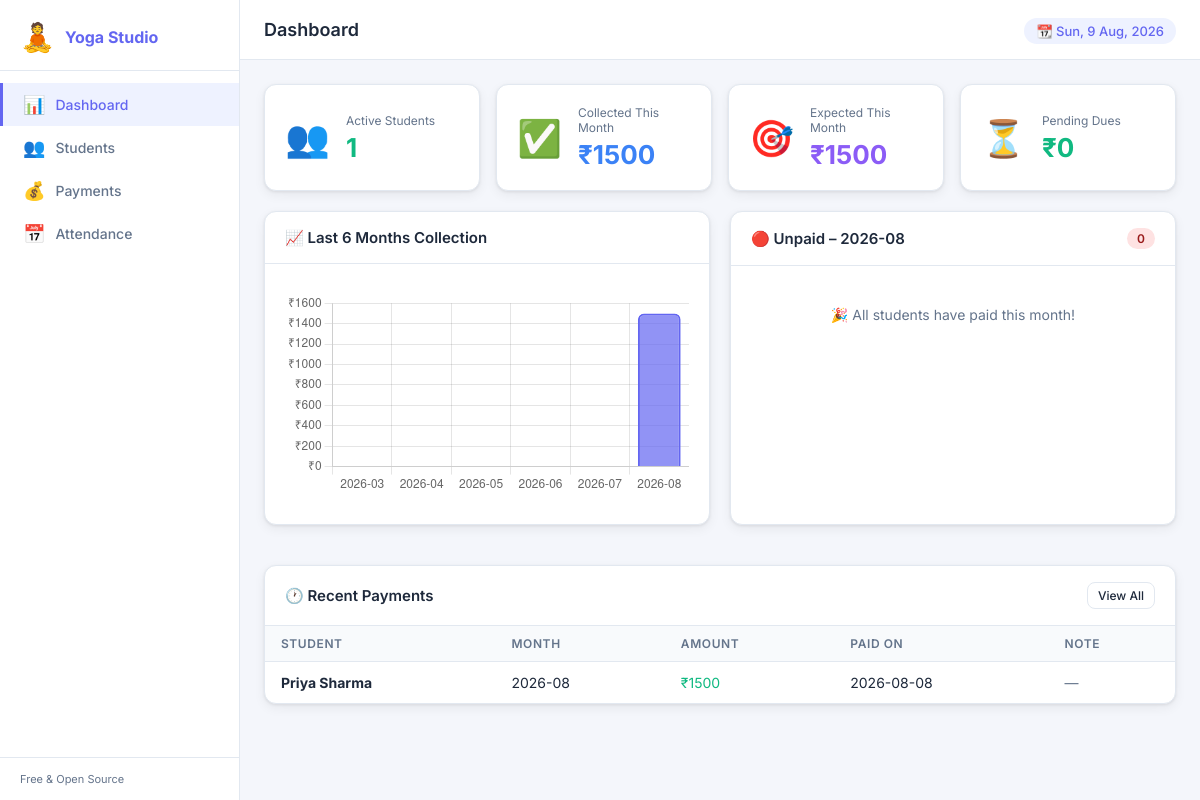
The page / on the database its author committed.
### tables this page shows
CREATE TABLE payments (
                id           INTEGER PRIMARY KEY AUTOINCREMENT,
                student_id   INTEGER NOT NULL REFERENCES students(id) ON DELETE CASCADE,
                amount       REAL    NOT NULL,
                month        TEXT    NOT NULL,   -- 'YYYY-MM'
                paid_date    TEXT    NOT NULL,
                note         TEXT,
                created_at   TEXT    NOT NULL DEFAULT (datetime('now','localtime'))
            );

CREATE TABLE students (
                id          INTEGER PRIMARY KEY AUTOINCREMENT,
                name        TEXT    NOT NULL,
                phone       TEXT,
                email       TEXT,
                address     TEXT,
                fee_amount  REAL    NOT NULL DEFAULT 0,
                join_date   TEXT    NOT NULL,
                active      INTEGER NOT NULL DEFAULT 1,
                created_at  TEXT    NOT NULL DEFAULT (datetime('now','localtime'))
            );

### yoga_fee_tracker/app.py (the view)
@app.route("/")
def dashboard():
    today = date.today()
    current_month = today.strftime("%Y-%m")
    with get_db() as conn:
        total_students   = conn.execute("SELECT COUNT(*) FROM students WHERE active=1").fetchone()[0]
        total_collected  = conn.execute(
            "SELECT COALESCE(SUM(amount),0) FROM payments WHERE month=?", (current_month,)
        ).fetchone()[0]
        total_expected   = conn.execute(
            "SELECT COALESCE(SUM(fee_amount),0) FROM students WHERE active=1"
        ).fetchone()[0]
        pending          = total_expected - total_collected
        unpaid_students = conn.execute("""
            SELECT s.id, s.name, s.phone, s.fee_amount
            FROM students s
            WHERE s.active = 1
              AND s.id NOT IN (
                  SELECT student_id FROM payments WHERE month = ?
              )
            ORDER BY s.name
        """, (current_month,)).fetchall()
        recent_payments = conn.execute("""
            SELECT p.*, s.name as student_name
            FROM payments p
            JOIN students s ON s.id = p.student_id
            ORDER BY p.paid_date DESC, p.id DESC
            LIMIT 10
        """).fetchall()
        monthly_summary = []
        for i in range(5, -1, -1):
            y = today.year
            m = today.month - i
            while m <= 0:
                m += 12
                y -= 1
            label = f"{y}-{m:02d}"
            collected = conn.execute(
                "SELECT COALESCE(SUM(amount),0) FROM payments WHERE month=?", (label,)
            ).fetchone()[0]
            monthly_summary.append({"month": label, "collected": collected})
    return render_template("dashboard.html",
        total_students=total_students,
        total_collected=total_collected,
        total_expected=total_expected,
        pending=pending,
        unpaid_students=unpaid_students,
        recent_payments=recent_payments,
        monthly_summary=monthly_summary,
        current_month=current_month
    )

### yoga_fee_tracker/app.py (called while the page is built)
@app.context_processor
def inject_now():
    return {"now": datetime.now().strftime("%d %b %Y")}

def get_db():
    conn = sqlite3.connect(DB_PATH)
    conn.row_factory = sqlite3.Row
    conn.execute("PRAGMA foreign_keys = ON")
    return conn

### yoga_fee_tracker/templates/dashboard.html (shortened to what this page needs)
{% extends "base.html" %}
{% block page_title %}Dashboard{% endblock %}
{% block content %}
<div class="stats-grid">
  <div class="stat-card green">
    <div class="stat-icon">👥</div>
    <div class="stat-info">
      <p class="stat-label">Active Students</p>
      <p class="stat-value">{{ total_students }}</p>
    </div>
  </div>
  <div class="stat-card blue">
    <div class="stat-icon">✅</div>
    <div class="stat-info">
      <p class="stat-label">Collected This Month</p>
      <p class="stat-value">₹{{ "%.0f"|format(total_collected) }}</p>
    </div>
  </div>
  <div class="stat-card purple">
    <div class="stat-icon">🎯</div>
    <div class="stat-info">
      <p class="stat-label">Expected This Month</p>
      <p class="stat-value">₹{{ "%.0f"|format(total_expected) }}</p>
    </div>
  </div>
  <div class="stat-card {% if pending > 0 %}red{% else %}green{% endif %}">
    <div class="stat-icon">⏳</div>
    <div class="stat-info">
      <p class="stat-label">Pending Dues</p>
      <p class="stat-value">₹{{ "%.0f"|format(pending) }}</p>
    </div>
  </div>
</div>
<div class="two-col">
  <div class="card">
    <div class="card-header">
      <h2 class="card-title">📈 Last 6 Months Collection</h2>
    </div>
    <div class="chart-wrapper">
      <canvas id="monthlyChart"></canvas>
    </div>
  </div>
  <div class="card">
    <div class="card-header">
      <h2 class="card-title">🔴 Unpaid – {{ current_month }}</h2>
      <span class="badge badge-red">{{ unpaid_students|length }}</span>
    </div>
    {% if unpaid_students %}
    <ul class="simple-list">
      {% for s in unpaid_students %}
      <li class="simple-list-item">
        <div>
          <strong>{{ s.name }}</strong>
          {% if s.phone %}<br/><small class="muted">{{ s.phone }}</small>{% endif %}
        </div>
        <span class="amount-badge">₹{{ "%.0f"|format(s.fee_amount) }}</span>
      </li>
      {% endfor %}
    </ul>
    {% else %}
    <p class="empty-state">🎉 All students have paid this month!</p>
    {% endif %}
  </div>
</div>
<div class="card mt-4">
  <div class="card-header">
    <h2 class="card-title">🕐 Recent Payments</h2>
    <a href="{{ url_for('payments') }}" class="btn btn-sm btn-outline">View All</a>
  </div>
  {% if recent_payments %}
  <div class="table-wrapper">
    <table class="data-table">
      <thead>
        <tr>
          <th>Student</th>
          <th>Month</th>
          <th>Amount</th>
          <th>Paid On</th>
          <th>Note</th>
        </tr>
      </thead>
      <tbody>
        {% for p in recent_payments %}
        <tr>
          <td><strong>{{ p.student_name }}</strong></td>
          <td>{{ p.month }}</td>
          <td class="text-green">₹{{ "%.0f"|format(p.amount) }}</td>
          <td>{{ p.paid_date }}</td>
          <td class="muted">{{ p.note or "—" }}</td>
        </tr>
        {% endfor %}
      </tbody>
    </table>
  </div>
  {% else %}
  <p class="empty-state">No payments recorded yet.</p>
  {% endif %}
</div>
{% endblock %}
{% block scripts %}
<script>
const labels  = {{ monthly_summary | map(attribute='month') | list | tojson }};
const values  = {{ monthly_summary | map(attribute='collected') | list | tojson }};
const ctx = document.getElementById('monthlyChart').getContext('2d');
new Chart(ctx, {
  type: 'bar',
  data: {
    labels,
    datasets: [{
      label: 'Amount Collected (₹)',
      data: values,
      backgroundColor: 'rgba(99,102,241,0.7)',
      borderColor: 'rgba(99,102,241,1)',
      borderWidth: 2,
      borderRadius: 6
    }]
  },
  options: {
    responsive: true,
    plugins: { legend: { display: false } },
    scales: {
      y: { beginAtZero: true, ticks: { callback: v => '₹' + v } }
    }
  }
});
</script>
{% endblock %}

### yoga_fee_tracker/static/css/style.css (style rules this page uses)
*, *::before, *::after { box-sizing: border-box; margin: 0; padding: 0; }
:root { --sidebar-w: 240px; --topbar-h: 60px; --bg: #f4f6fb; --surface: #ffffff; --border: #e2e8f0; --text: #1e293b; --muted: #64748b; --primary: #6366f1; --primary-d: #4f46e5; --green: #10b981; --red: #ef4444; --blue: #3b82f6; --purple: #8b5cf6; --radius: 12px; --shadow: 0 1px 3px rgba(0,0,0,.08), 0 4px 12px rgba(0,0,0,.06); }
body { font-family: 'Inter', sans-serif; background: var(--bg); color: var(--text); display: flex; min-height: 100vh; }
.card { background: var(--surface); border: 1px solid var(--border); border-radius: var(--radius); box-shadow: var(--shadow); overflow: hidden; margin-bottom: 20px; }
.card-header { display: flex; align-items: center; justify-content: space-between; padding: 16px 20px; border-bottom: 1px solid var(--border); gap: 10px; flex-wrap: wrap; }
.card-title { font-size: 15px; font-weight: 600; }
.stats-grid { display: grid; grid-template-columns: repeat(auto-fit, minmax(200px, 1fr)); gap: 16px; margin-bottom: 20px; }
.stat-card { background: var(--surface); border: 1px solid var(--border); border-radius: var(--radius); box-shadow: var(--shadow); padding: 20px; display: flex; align-items: center; gap: 16px; }
.stat-icon { font-size: 36px; }
.stat-label { font-size: 12px; color: var(--muted); margin-bottom: 4px; }
.stat-value { font-size: 26px; font-weight: 700; }
.stat-card.green .stat-value { color: var(--green); }
.stat-card.blue .stat-value { color: var(--blue); }
.stat-card.purple .stat-value { color: var(--purple); }
.two-col { display: grid; grid-template-columns: 1fr 1fr; gap: 20px; }
.chart-wrapper { padding: 20px; height: 260px; display: flex; align-items: center; justify-content: center; }
.chart-wrapper canvas { max-height: 220px; width: 100% !important; }
.table-wrapper { overflow-x: auto; }
.data-table { width: 100%; border-collapse: collapse; font-size: 14px; }
.data-table th { background: #f8fafc; padding: 10px 16px; text-align: left; font-size: 12px; font-weight: 600; color: var(--muted); text-transform: uppercase; letter-spacing: .05em; border-bottom: 1px solid var(--border); }
.data-table td { padding: 12px 16px; border-bottom: 1px solid #f1f5f9; vertical-align: middle; }
.data-table tbody tr:last-child td { border-bottom: none; }
.badge { display: inline-block; padding: 3px 10px; border-radius: 20px; font-size: 12px; font-weight: 600; }
.badge-red { background: #fee2e2; color: #991b1b; }
.btn { display: inline-flex; align-items: center; gap: 6px; padding: 8px 16px; border-radius: 8px; font-size: 13px; font-weight: 500; cursor: pointer; border: 1px solid transparent; text-decoration: none; transition: all .15s; }
.btn-outline { background: transparent; border-color: var(--border); color: var(--text); }
.btn-sm { padding: 5px 10px; font-size: 12px; }
.muted { color: var(--muted); }
.text-green { color: var(--green); }
.mt-4 { margin-top: 20px; }
.empty-state { text-align: center; padding: 40px 20px; color: var(--muted); font-size: 14px; }

### rows shown on the page
payments: student_name "Priya Sharma", month "2026-08", amount "1500", paid_date "2026-08-08", note "—"

### other values the page prints
{{ total_students }} "1"
{{ "%.0f"|format(total_collected) }} "1500"
{{ "%.0f"|format(total_expected) }} "1500"
{{ "%.0f"|format(pending) }} "0"
{{ unpaid_students|length }} "0"
chart data {{ monthly_summary | map(attribute='month') | list | tojson }} ["2026-03", "2026-04", "2026-05", "2026-06", "2026-07", "2026-08"]
chart data {{ monthly_summary | map(attribute='collected') | list | tojson }} [0, 0, 0, 0, 0, 1500.0]
